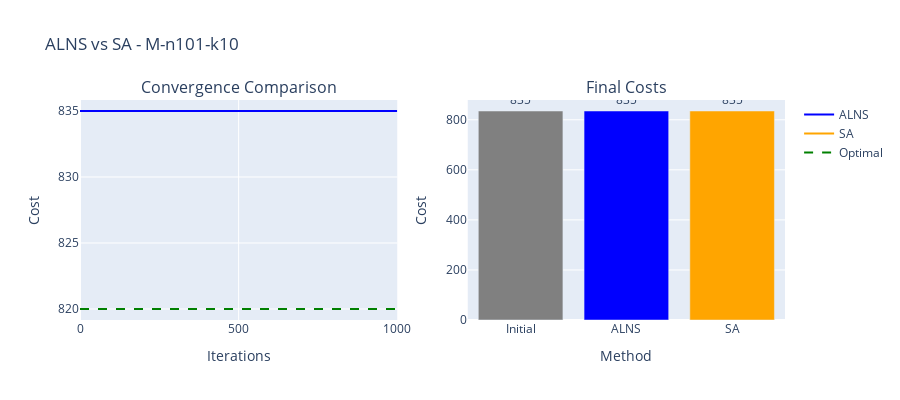

The cell this chart's notebook holds for it:
### Code cell
fig = make_subplots(
    rows=1, cols=2,
    subplot_titles=("Convergence Comparison", "Final Costs")
)

# ALNS: recorded every 50 iterations
alns_iterations = [i * 50 for i in range(len(cost_history_alns))]
fig.add_trace(
    go.Scatter(
        x=alns_iterations,
        y=cost_history_alns,
        mode='lines',
        name='ALNS',
        line=dict(color='blue', width=2)
    ),
    row=1, col=1
)

# SA: recorded every 100 iterations
sa_iterations = [i * 100 for i in range(len(cost_history_sa))]
fig.add_trace(
    go.Scatter(
        x=sa_iterations,
        y=cost_history_sa,
        mode='lines',
        name='SA',
        line=dict(color='orange', width=2)
    ),
    row=1, col=1
)

if CONFIG['instance']['optimal_cost']:
    max_iter = max(max(alns_iterations), max(sa_iterations))
    fig.add_trace(
        go.Scatter(
            x=[0, max_iter],
            y=[CONFIG['instance']['optimal_cost'], CONFIG['instance']['optimal_cost']],
            mode='lines',
            name='Optimal',
            line=dict(color='green', width=2, dash='dash')
        ),
        row=1, col=1
    )

fig.add_trace(
    go.Bar(
        x=['Initial', 'ALNS', 'SA'],
        y=[initial_solution.cost, solution_alns.cost, solution_sa.cost],
        marker_color=['gray', 'blue', 'orange'],
        text=[f"{initial_solution.cost:.0f}", 
              f"{solution_alns.cost:.0f}", 
              f"{solution_sa.cost:.0f}"],
        textposition='outside',
        showlegend=False
    ),
    row=1, col=2
)

fig.update_xaxes(title_text="Iterations", row=1, col=1)
fig.update_xaxes(title_text="Method", row=1, col=2)
fig.update_yaxes(title_text="Cost", row=1, col=1)
fig.update_yaxes(title_text="Cost", row=1, col=2)

fig.update_layout(
    title_text=f"ALNS vs SA - {CONFIG['instance']['name']}",
    height=400
)

fig.show()

### Figure 1 — Plotly figure (JSON) as saved in the notebook; plotly's stock layout.template omitted (floating-point values rounded to 4 significant figures)
{"data": [{"line": {"color": "blue", "width": 2}, "mode": "lines", "name": "ALNS", "type": "scatter", "x": [0, 50, 100, 150, 200, 250, 300, 350, 400, 450, 500, 550, 600, 650, 700, 750, 800, 850, 900, 950, 1000], "xaxis": "x", "y": [835, 835, 835, 835, 835, 835, 835, 835, 835, 835, 835, 835, 835, 835, 835, 835, 835, 835, 835, 835, 835], "yaxis": "y"}, {"line": {"color": "orange", "width": 2}, "mode": "lines", "name": "SA", "type": "scatter", "x": [0], "xaxis": "x", "y": [835], "yaxis": "y"}, {"line": {"color": "green", "dash": "dash", "width": 2}, "mode": "lines", "name": "Optimal", "type": "scatter", "x": [0, 1000], "xaxis": "x", "y": [820, 820], "yaxis": "y"}, {"marker": {"color": ["gray", "blue", "orange"]}, "showlegend": false, "text": ["835", "835", "835"], "textposition": "outside", "type": "bar", "x": ["Initial", "ALNS", "SA"], "xaxis": "x2", "y": [835, 835, 835], "yaxis": "y2"}], "layout": {"annotations": [{"font": {"size": 16}, "showarrow": false, "text": "Convergence Comparison", "x": 0.225, "xanchor": "center", "xref": "paper", "y": 1, "yanchor": "bottom", "yref": "paper"}, {"font": {"size": 16}, "showarrow": false, "text": "Final Costs", "x": 0.775, "xanchor": "center", "xref": "paper", "y": 1, "yanchor": "bottom", "yref": "paper"}], "height": 400, "title": {"text": "ALNS vs SA - M-n101-k10"}, "xaxis": {"anchor": "y", "domain": [0, 0.45], "title": {"text": "Iterations"}}, "xaxis2": {"anchor": "y2", "domain": [0.55, 1], "title": {"text": "Method"}}, "yaxis": {"anchor": "x", "domain": [0, 1], "title": {"text": "Cost"}}, "yaxis2": {"anchor": "x2", "domain": [0, 1], "title": {"text": "Cost"}}}}
